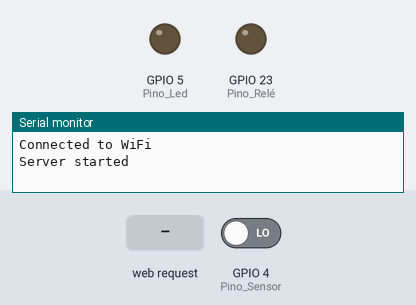
Bench run of a sketch on a simulated ESP32. Shown: output pins drawn as LEDs (lit = HIGH), the last lines printed to the serial monitor. Inputs (shaded band) come from the test bench; at power-on: GPIO 4 (Pino_Sensor) LOW. WiFi joins after 1.5 s; servers stay silent unless stated.

Above: at 2.7 s.
2.8 s: HTTP request GET /rele?estado=1 received
At 3.1 s:
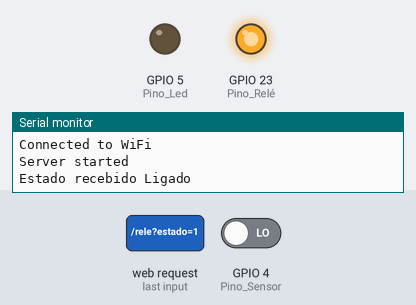
4.3 s: GPIO 4 (Pino_Sensor) driven HIGH
At 5.4 s:
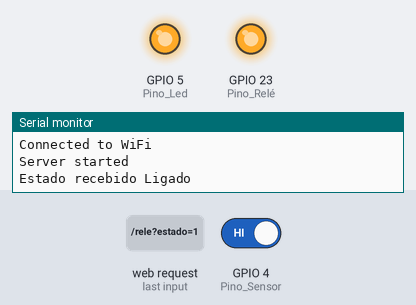
5.8 s: HTTP request GET /rele?estado=false received
At 6.6 s:
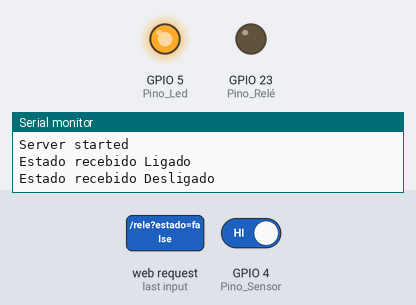
7.3 s: HTTP request GET /rele?estado=0 received
At 7.7 s:
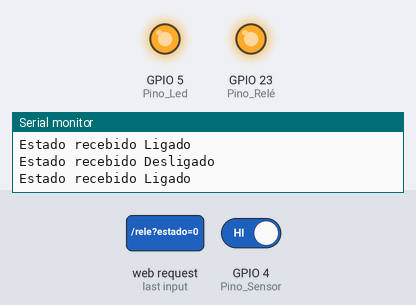
8.8 s: GPIO 4 (Pino_Sensor) driven LOW
At 10.0 s:
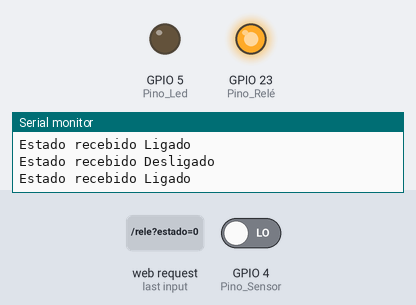
Timing chart, 0 to 11.3 s (numbered marks = the images above; inputs shaded):
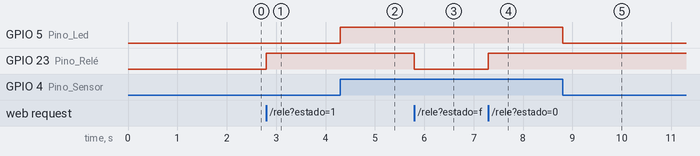

Measured:
- after the input at 2.8 s, GPIO 23 (Pino_Relé): LOW → HIGH at once
- after the input at 4.3 s, GPIO 5 (Pino_Led): LOW → HIGH at once
- after the input at 5.8 s, GPIO 23 (Pino_Relé): HIGH → LOW at once
- after the input at 7.3 s, GPIO 23 (Pino_Relé): LOW → HIGH at once
- after the input at 8.8 s, GPIO 5 (Pino_Led): HIGH → LOW at once

The sketch:

Projeto_AA.ino
```cpp
#include <WiFi.h>
#include <WebServer.h>

//Configurações da rede WI-Fi onde o projeto está conectado
const char* ssid = "Teste_ProjetoAA"; //Nome da rede
const char* password = "Sense2023"; //Senha

bool estado = false;

WebServer server(80); //Porta onde o servidor vai ser hospedado. (porta 80 é padrão)

void connectToWiFi() {
  WiFi.begin(ssid, password);
  while (WiFi.status() != WL_CONNECTED) {
    delay(100);
  }
  Serial.println("Connected to WiFi");
}

void handleRootRequest() {
  server.send(200, "text/plain", "");
}

void handleAtualizarRele() { //Lógica por trás do acionamento do relé
  if (server.hasArg("estado")) {
    String estado = server.arg("estado"); //O estado do relé é fornecido pelo aplicativo por meio de uma requisição HTTP
    Serial.print("Estado recebido");
    if (estado == "false") {
      digitalWrite(23, 0); //Linha onde mostra que o relé foi desligado
      Serial.println(" Desligado");
    } else {
      digitalWrite(23, 1); //Linha onde mostra que o relé foi acionado
      Serial.println(" Ligado");
    }
  }
}

void handleSensorData() {
  // Ler o valor do sensor e enviá-lo como JSON
  int valorSensor = digitalRead(4); //Leitura do valor do sensor
  String json = "{\"sensor\": " + String(valorSensor) + "}"; //Transformando o valor em uma string JSON
  server.send(200, "application/json", json); //Enviando o valor para o servidor
}

void setup() {
  Serial.begin(115200);
  pinMode(4, INPUT); // Pino Sensor
  pinMode(5,OUTPUT); // Pino Led /utilizado para testes no projeto
  pinMode(23, OUTPUT); // Pino Relé

  connectToWiFi();

  //Rotas para comunicação com o aplicativo
  server.on("/", handleRootRequest);
  server.on("/rele", handleAtualizarRele);
  server.on("/sensor", handleSensorData);

  //Iniciando o servidor
  server.begin();
  Serial.println("Server started");
}

void loop() {
  server.handleClient();

  if(digitalRead(4) == 1){
    digitalWrite(5,1);
  }
  else{
    digitalWrite(5,0);
  }
}
```
